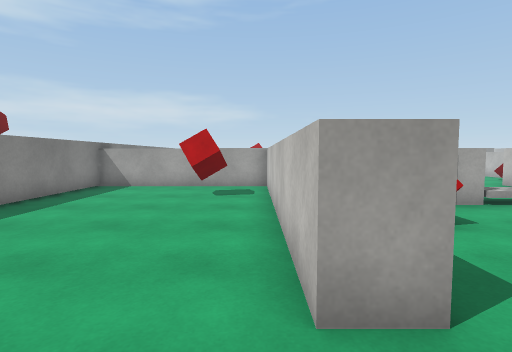
View 1 (above)

23 first-person views from a walk through a scene from a Unity 3-D project. The camera is 1.3 m above the floor, tilts 4° down and sees 80° across. The floor is counted in squares, 1 m on a side. Each view is taken from the middle of a square. On the plan, view 1 faces up. The plan holds only what a view shows up to about 14 squares ahead; the rest is blank. The place goes on beyond the plan. Surface patterns are stand-ins for the level's own textures.

View 2
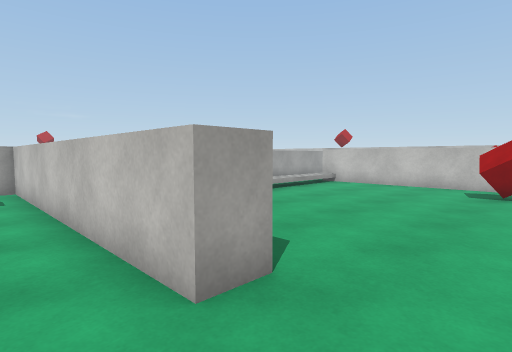

View 3
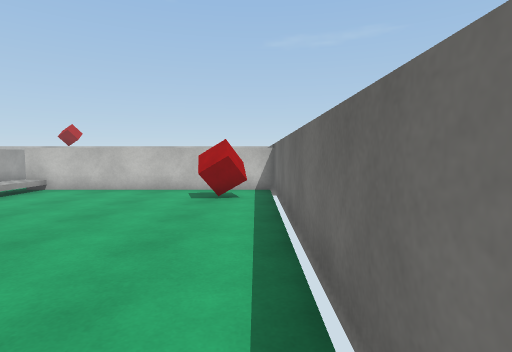

View 4
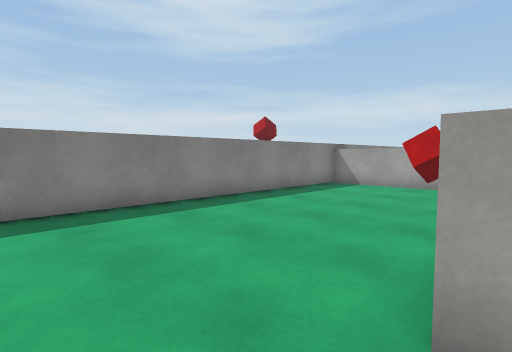

View 5
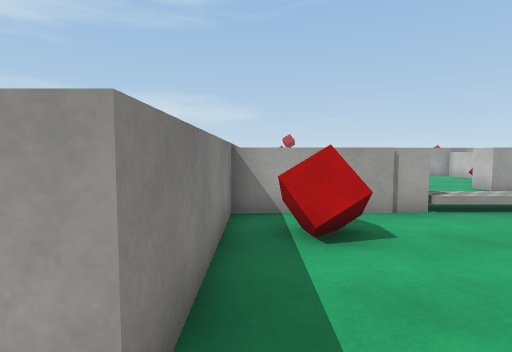

View 6
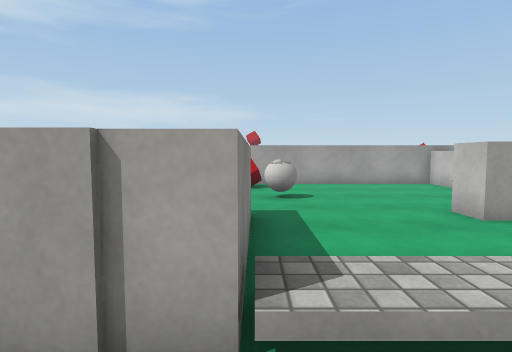

View 7
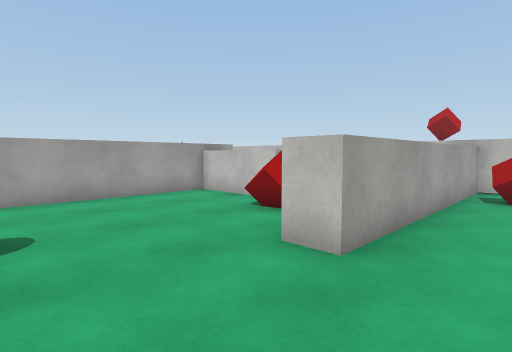

View 8
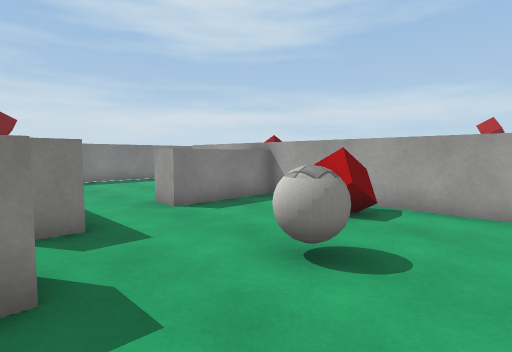

View 9
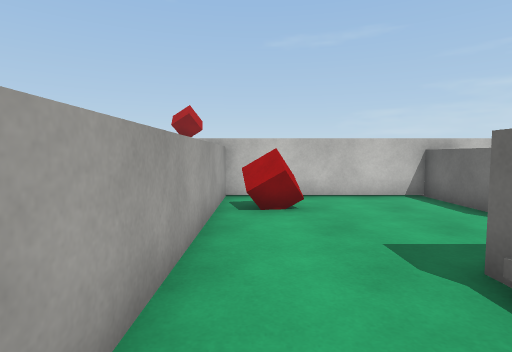

View 10
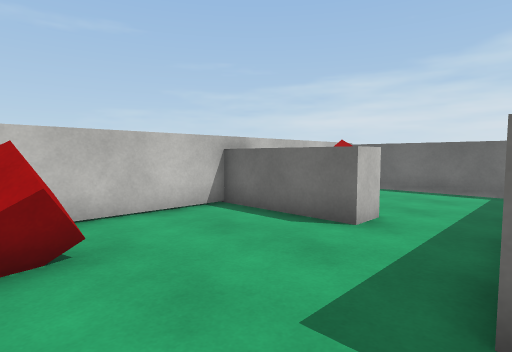

View 11
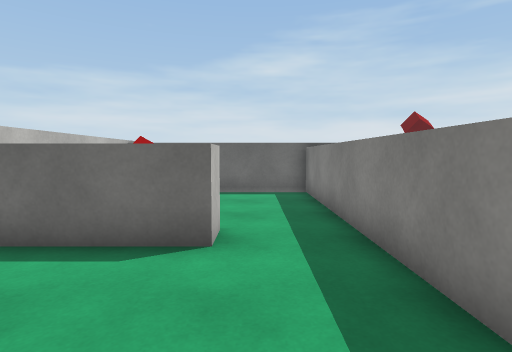

View 12
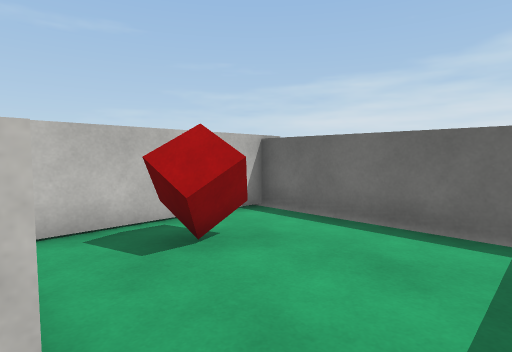

View 13
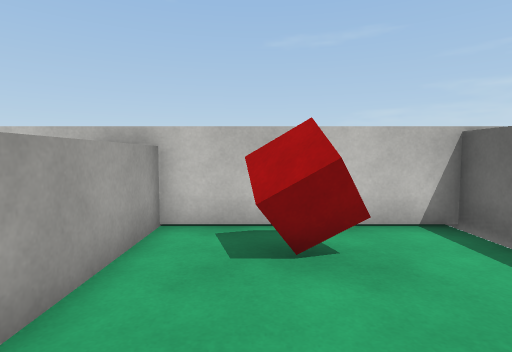

View 14
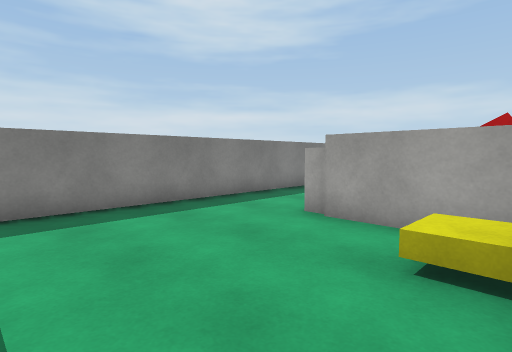

View 15
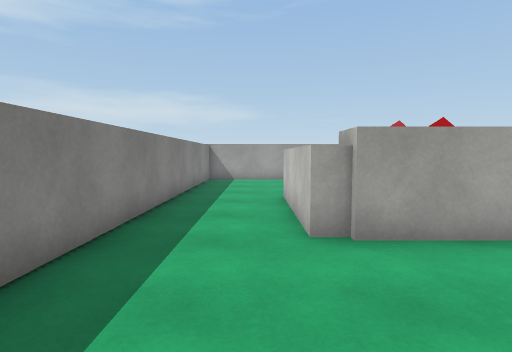

View 16
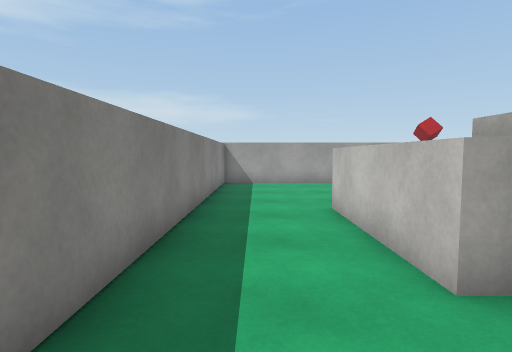

View 17
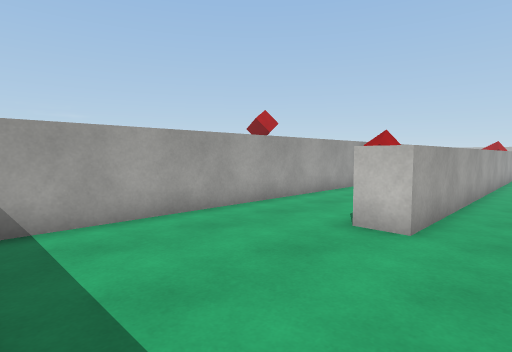

View 18
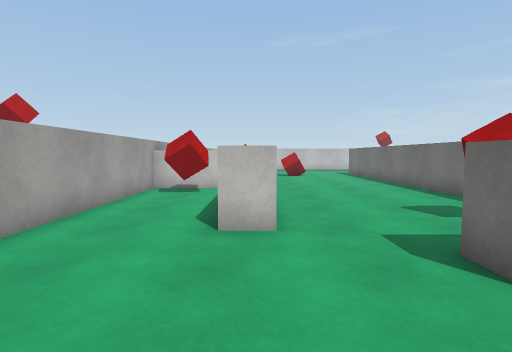

View 19
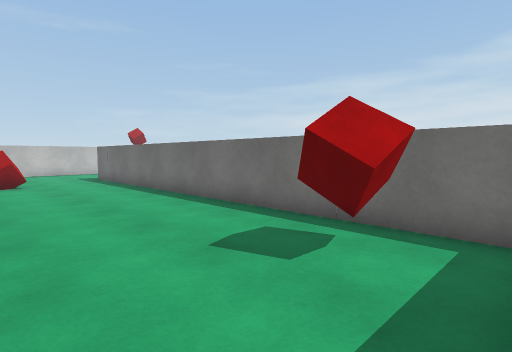

View 20
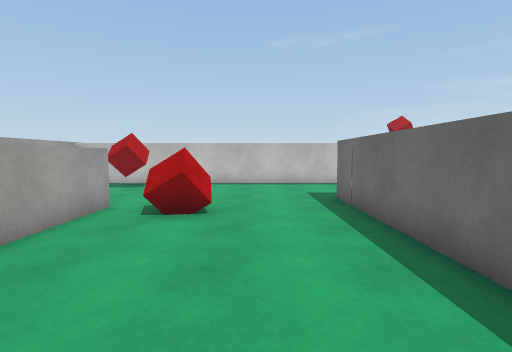

View 21
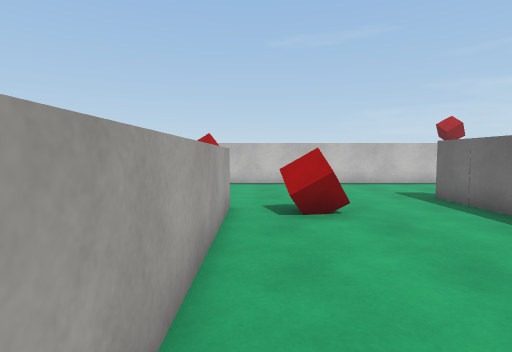

View 22
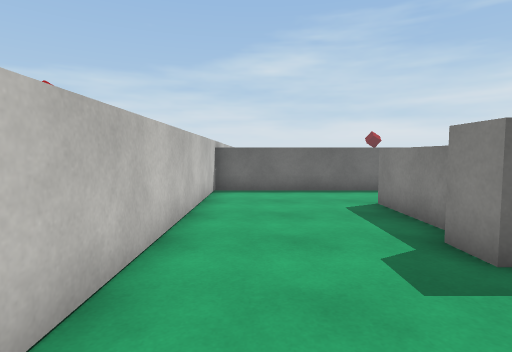

View 23
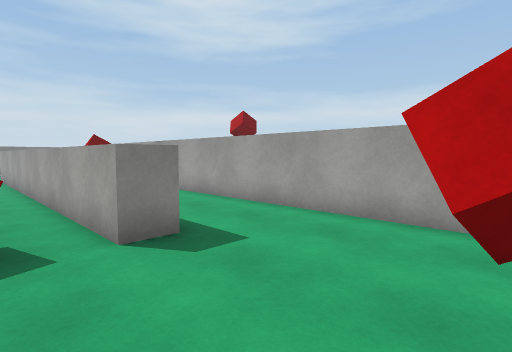

### Floor plan
Key: @ floor where view 1 was taken; # wall or solid block; . floor; / step, stairs or slope; ^ raised ledge; C red cube; O other object.
Columns run from 7 left of view 1 to 20 right of it. Each row starts with its distance up from view 1.
 31 ############################
 30 #..........C.^  ...........#
 29 #..........CC^    .........#
 28 #...........       .....CC.#
 27 #.....^^^^^^^^^^^^^^^......#
 26 #..........................#
 25 #..................CC......#
 24 #...^^..............C......#
 23 #...^^.....................#
 22 #...^^.C...................#
 21 #...^^.....................#
 20 #...^##################....#
 19 #.......^^.  ........^^....#
 18 #.......^^..CC.......^^....#
 17 #.......^^...........^^....#
 16 #.......^^....O......^.....#
 15 #............OO....CC......#
 14 #..........................#
 13 ######### #.......##########
 12 #.......#    ^....##########
 11 #.......#    ^..........CC.#
 10 #....CC.#    ^..........CC.#
  9 #.......#    ^//////.......#
  8 #.......#^^^^^/////^#......#
  7 #.......#..........##......#
  6 #.......#.C........##..^^^^#
  5 #.......#..........##..^^^^#
  4 #.......#..........##......#
  3 #.......#..........##....C.#
  2 #..................##....C.#
  1 #................C.##......#
  0   .....@...........##......#
 -1          ###################

Positions as (right, up) in squares from view 1, and headings:
1: (0, 0), facing up
2: (-1, 0), facing up-right
3: (1, 0), facing right
4: (1, 0), facing up-left
5: (2, 1), facing up
6: (6, 6), facing up
7: (7, 10), facing up-right
8: (9, 12), facing up-left
9: (10, 11), facing right
10: (13, 11), facing down-right
11: (15, 10), facing down
12: (14, 5), facing down-right
13: (14, 3), facing right
14: (1, 14), facing up-left
15: (-4, 15), facing up
16: (-5, 17), facing up
17: (-6, 25), facing up-right
18: (-6, 27), facing right
19: (-2, 26), facing down-right
20: (6, 23), facing right
21: (6, 26), facing right
22: (18, 24), facing down
23: (18, 25), facing up-left
